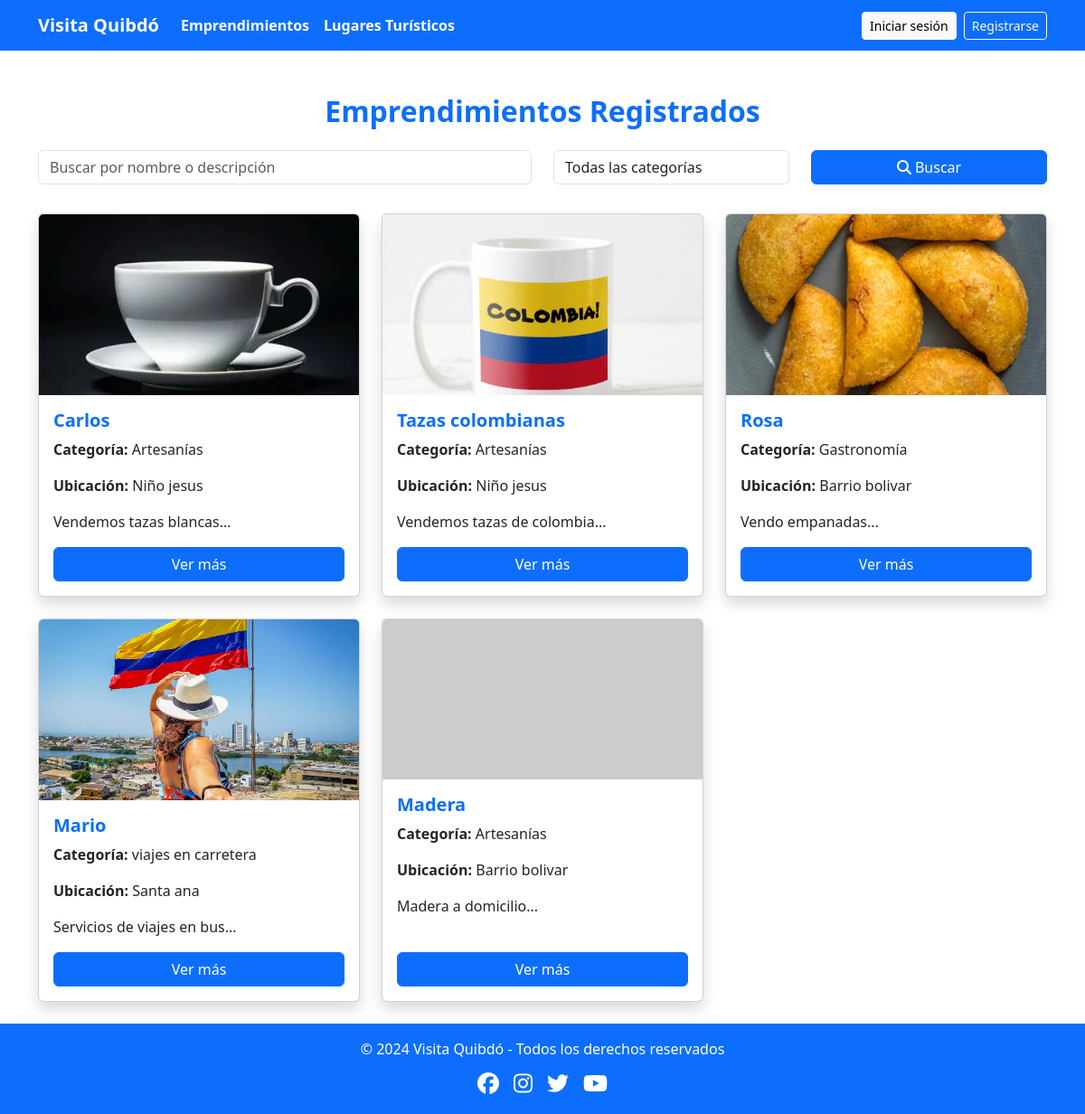
Page /emprendimientos.php on the committed database.
### tables this page shows
CREATE TABLE `emprendedores` (
  `id` int(11) NOT NULL,
  `nombre_emprendimiento` varchar(100) NOT NULL,
  `categoria` varchar(100) NOT NULL,
  `descripcion` text NOT NULL,
  `ubicacion` varchar(150) NOT NULL,
  `nombre_propietario` varchar(100) NOT NULL,
  `telefono` varchar(20) NOT NULL,
  `correo` varchar(120) NOT NULL,
  `contraseña` varchar(100) NOT NULL,
  `foto` varchar(255) DEFAULT NULL,
  `foto_perfil` varchar(255) NOT NULL,
  `horarios` text DEFAULT NULL,
  `servicios` text DEFAULT NULL,
  `servicios_extra` text DEFAULT NULL,
  `rol` enum('admin','emprendedor') NOT NULL DEFAULT 'emprendedor'
);

### emprendimientos.php (the view, shortened to what this page needs)
<?php
$conexion = new mysqli("localhost", "root", "", "visita_quibdo");
$busqueda = $_GET['q'] ?? "";
$sql = "SELECT * FROM emprendedores WHERE rol = 'emprendedor'";
$resultado = $conexion->query($sql);
?>
<!DOCTYPE html>
<html lang="es">
<head>
    <link href="https://cdn.jsdelivr.net/npm/bootstrap@5.3.3/dist/css/bootstrap.min.css" rel="stylesheet">
    <link rel="stylesheet" href="styles.css">
</head>
<body>
<?php include("includes/navbar.php"); ?>
<div class="container mt-5">
    <h2 class="text-center text-primary fw-bold mb-4">Emprendimientos Registrados</h2>
    <form method="GET" class="row mb-4">
        <div class="col-md-6 mb-2">
            <input type="text" name="q" class="form-control"
                   placeholder="Buscar por nombre o descripción"
                   value="<?php echo htmlspecialchars($busqueda); ?>">
        </div>
        <div class="col-md-3 mb-2">
            <select name="categoria" class="form-control">
                <option value="">Todas las categorías</option>
            </select>
        </div>
        <div class="col-md-3 mb-2">
            <button type="submit" class="btn btn-primary w-100">
                <i class="fa-solid fa-magnifying-glass"></i> Buscar
            </button>
        </div>
    </form>
    <div class="row">
        <?php if ($resultado->num_rows == 0): ?>
            <p class="text-center text-muted">No se encontraron resultados.</p>
        <?php else: ?>
            <?php while ($fila = $resultado->fetch_assoc()): ?>
                <div class="col-md-4 mb-4">
                    <div class="card shadow h-100">
                        <?php if (!empty($fila["foto"])): ?>
                            <img src="<?php echo $fila["foto"]; ?>" class="card-img-top"
                                 style="height:200px; object-fit:cover;">
                        <?php else: ?>
                            <img src="https://via.placeholder.com/400x200?text=Sin+imagen" class="card-img-top">
                        <?php endif; ?>
                        <div class="card-body d-flex flex-column">
                            <h5 class="card-title fw-bold text-primary">
                                <?php echo $fila["nombre_emprendimiento"]; ?>
                            </h5>
                            <p><strong>Categoría:</strong> <?php echo $fila["categoria"]; ?></p>
                            <p><strong>Ubicación:</strong> <?php echo $fila["ubicacion"]; ?></p>
                            <p>
                                <?php echo substr($fila["descripcion"], 0, 80) . "..."; ?>
                            </p>
                            <div class="mt-auto">
                                <a href="ver_mas.php?id=<?php echo $fila['id']; ?>"
                                   class="btn btn-primary w-100">
                                    Ver más
                                </a>
                            </div>
                        </div>
                    </div>
                </div>
            <?php endwhile; ?>
        <?php endif; ?>
    </div>
</div>
<?php include("includes/footer.php"); ?>
</body>
</html>

### includes/navbar.php (shortened to what this page needs)
<link rel="stylesheet" href="/visita_quibdo/styles.css">
<nav class="navbar navbar-expand-lg navbar-dark bg-primary">
    <div class="container">
        <a class="navbar-brand fw-bold" href="index.php">Visita Quibdó</a>
        <div class="collapse navbar-collapse" id="menu">
            <ul class="navbar-nav me-auto mb-2 mb-lg-0">
                <li class="nav-item">
                    <a class="nav-link fw-semibold " href="emprendimientos.php">Emprendimientos</a>
                </li>
                <li class="nav-item">
                    <a class="nav-link fw-semibold " href="lugares.php">Lugares Turísticos</a>
                </li>
            </ul>
            <ul class="navbar-nav">
                <?php if (!isset($_SESSION["id"])): ?>
                    <li class="nav-item">
                        <a class="btn btn-light btn-sm me-2" href="inicio_sesion.php">Iniciar sesión</a>
                    </li>
                    <li class="nav-item">
                        <a class="btn btn-outline-light btn-sm" href="registro.php">Registrarse</a>
                    </li>
                <?php endif; ?>
            </ul>
        </div>
    </div>
</nav>

### includes/footer.php (shortened to what this page needs)
<footer class="bg-primary text-white mt-auto">
    <div class="container text-center py-3">
        <p class="mb-2">© 2024 Visita Quibdó - Todos los derechos reservados</p>
        <div class="d-flex justify-content-center gap-3">
            <a href="https://facebook.com" target="_blank" class="text-white fs-4">
                <i class="fab fa-facebook"></i>
            </a>
            <a href="https://instagram.com" target="_blank" class="text-white fs-4">
                <i class="fab fa-instagram"></i>
            </a>
            <a href="https://twitter.com" target="_blank" class="text-white fs-4">
                <i class="fab fa-twitter"></i>
            </a>
            <a href="https://youtube.com" target="_blank" class="text-white fs-4">
                <i class="fab fa-youtube"></i>
            </a>
        </div>
    </div>
</footer>

### styles.css (style rules this page uses)
html, body { height: 100%; margin: 0; padding: 0; }
body { display: flex; flex-direction: column; }
footer { margin-top: auto; }
.navbar .nav-link, .navbar .dropdown-toggle { color: #ffffff !important; padding: 8px 15px; border-radius: 6px; transition: background-color 0.25s ease, color 0.25s ease; }

### rows in the picture
emprendedores: foto (picture), nombre_emprendimiento "Carlos", categoria "Artesanías", ubicacion "Niño jesus", descripcion "Vendemos tazas blancas"
emprendedores: foto (picture), nombre_emprendimiento "Tazas colombianas", categoria "Artesanías", ubicacion "Niño jesus", descripcion "Vendemos tazas de colombia"
emprendedores: foto (picture), nombre_emprendimiento "Rosa", categoria "Gastronomía", ubicacion "Barrio bolivar", descripcion "Vendo empanadas"
emprendedores: foto (picture), nombre_emprendimiento "Mario", categoria "viajes en carretera", ubicacion "Santa ana", descripcion "Servicios de viajes en bus"
emprendedores: nombre_emprendimiento "Madera", categoria "Artesanías", ubicacion "Barrio bolivar", descripcion "Madera a domicilio"
